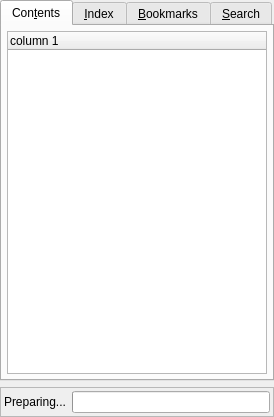
<ui version="4.0" >
 <author></author>
 <comment>*********************************************************************
**
** Copyright (C) 2009 Nokia Corporation and/or its subsidiary(-ies).
** All rights reserved.
** Contact: Nokia Corporation (qt-info@nokia.com)
**
** This file is part of the Qt Assistant of the Qt Toolkit.
**
** $QT_BEGIN_LICENSE:LGPL$
** No Commercial Usage
** This file contains pre-release code and may not be distributed.
** You may use this file in accordance with the terms and conditions
** contained in the Technology Preview License Agreement accompanying
** this package.
**
** GNU Lesser General Public License Usage
** Alternatively, this file may be used under the terms of the GNU Lesser
** General Public License version 2.1 as published by the Free Software
** Foundation and appearing in the file LICENSE.LGPL included in the
** packaging of this file.  Please review the following information to
** ensure the GNU Lesser General Public License version 2.1 requirements
** will be met: http://www.gnu.org/licenses/old-licenses/lgpl-2.1.html.
**
** In addition, as a special exception, Nokia gives you certain additional
** rights.  These rights are described in the Nokia Qt LGPL Exception
** version 1.1, included in the file LGPL_EXCEPTION.txt in this package.
**
** If you have questions regarding the use of this file, please contact
** Nokia at qt-info@nokia.com.
**
**
**
**
**
**
**
**
** $QT_END_LICENSE$
**
*********************************************************************</comment>
 <exportmacro></exportmacro>
 <class>HelpDialog</class>
 <widget class="QWidget" name="HelpDialog" >
  <property name="geometry" >
   <rect>
    <x>0</x>
    <y>0</y>
    <width>274</width>
    <height>417</height>
   </rect>
  </property>
  <property name="windowTitle" >
   <string>Help</string>
  </property>
  <property name="whatsThis" >
   <string>&lt;b>Help&lt;/b>&lt;p>Choose the topic you want help on from the contents list, or search the index for keywords.&lt;/p></string>
  </property>
  <layout class="QVBoxLayout" >
   <property name="margin" >
    <number>0</number>
   </property>
   <property name="spacing" >
    <number>6</number>
   </property>
   <item>
    <widget class="QTabWidget" name="tabWidget" >
     <property name="whatsThis" >
      <string>Displays help topics organized by category, index or bookmarks. Another tab inherits the full text search.</string>
     </property>
     <widget class="QWidget" name="contentPage" >
      <attribute name="title" >
       <string>Con&amp;tents</string>
      </attribute>
      <layout class="QVBoxLayout" >
       <property name="margin" >
        <number>5</number>
       </property>
       <property name="spacing" >
        <number>6</number>
       </property>
       <item>
        <widget class="QTreeWidget" name="listContents" >
         <property name="contextMenuPolicy" >
          <enum>Qt::CustomContextMenu</enum>
         </property>
         <property name="whatsThis" >
          <string>&lt;b>Help topics organized by category.&lt;/b>&lt;p>Double-click an item to see the topics in that category. To view a topic, just double-click it.&lt;/p></string>
         </property>
         <property name="rootIsDecorated" >
          <bool>true</bool>
         </property>
         <property name="uniformRowHeights" >
          <bool>true</bool>
         </property>
         <column>
          <property name="text" >
           <string>column 1</string>
          </property>
         </column>
        </widget>
       </item>
      </layout>
     </widget>
     <widget class="QWidget" name="indexPage" >
      <attribute name="title" >
       <string>&amp;Index</string>
      </attribute>
      <layout class="QVBoxLayout" >
       <property name="margin" >
        <number>5</number>
       </property>
       <property name="spacing" >
        <number>6</number>
       </property>
       <item>
        <widget class="QLabel" name="TextLabel1" >
         <property name="text" >
          <string>&amp;Look For:</string>
         </property>
         <property name="buddy" >
          <cstring>editIndex</cstring>
         </property>
        </widget>
       </item>
       <item>
        <widget class="QLineEdit" name="editIndex" >
         <property name="toolTip" >
          <string>Enter keyword</string>
         </property>
         <property name="whatsThis" >
          <string>&lt;b>Enter a keyword.&lt;/b>&lt;p>The list will select an item that matches the entered string best.&lt;/p></string>
         </property>
        </widget>
       </item>
       <item>
        <widget class="QListView" name="listIndex" >
         <property name="contextMenuPolicy" >
          <enum>Qt::CustomContextMenu</enum>
         </property>
         <property name="whatsThis" >
          <string>&lt;b>List of available help topics.&lt;/b>&lt;p>Double-click on an item to open its help page. If more than one is found, you must specify which page you want.&lt;/p></string>
         </property>
        </widget>
       </item>
      </layout>
     </widget>
     <widget class="QWidget" name="bookmarkPage" >
      <attribute name="title" >
       <string>&amp;Bookmarks</string>
      </attribute>
      <layout class="QVBoxLayout" >
       <property name="margin" >
        <number>5</number>
       </property>
       <property name="spacing" >
        <number>6</number>
       </property>
       <item>
        <widget class="QTreeWidget" name="listBookmarks" >
         <property name="contextMenuPolicy" >
          <enum>Qt::CustomContextMenu</enum>
         </property>
         <property name="whatsThis" >
          <string>Displays the list of bookmarks.</string>
         </property>
         <property name="uniformRowHeights" >
          <bool>true</bool>
         </property>
         <column>
          <property name="text" >
           <string>column 1</string>
          </property>
         </column>
        </widget>
       </item>
       <item>
        <layout class="QHBoxLayout" >
         <property name="margin" >
          <number>0</number>
         </property>
         <property name="spacing" >
          <number>6</number>
         </property>
         <item>
          <spacer>
           <property name="orientation" >
            <enum>Qt::Horizontal</enum>
           </property>
           <property name="sizeType" >
            <enum>QSizePolicy::Expanding</enum>
           </property>
           <property name="sizeHint" >
            <size>
             <width>20</width>
             <height>20</height>
            </size>
           </property>
          </spacer>
         </item>
         <item>
          <widget class="QPushButton" name="buttonAdd" >
           <property name="toolTip" >
            <string>Add new bookmark</string>
           </property>
           <property name="whatsThis" >
            <string>Add the currently displayed page as a new bookmark.</string>
           </property>
           <property name="text" >
            <string>&amp;New</string>
           </property>
          </widget>
         </item>
         <item>
          <widget class="QPushButton" name="buttonRemove" >
           <property name="toolTip" >
            <string>Delete bookmark</string>
           </property>
           <property name="whatsThis" >
            <string>Delete the selected bookmark.</string>
           </property>
           <property name="text" >
            <string>&amp;Delete</string>
           </property>
          </widget>
         </item>
        </layout>
       </item>
      </layout>
     </widget>
     <widget class="QWidget" name="searchPage" >
      <attribute name="title" >
       <string>&amp;Search</string>
      </attribute>
      <layout class="QGridLayout" >
       <property name="margin" >
        <number>5</number>
       </property>
       <property name="spacing" >
        <number>6</number>
       </property>
       <item row="3" column="0" >
        <spacer>
         <property name="orientation" >
          <enum>Qt::Vertical</enum>
         </property>
         <property name="sizeType" >
          <enum>QSizePolicy::Fixed</enum>
         </property>
         <property name="sizeHint" >
          <size>
           <width>20</width>
           <height>20</height>
          </size>
         </property>
        </spacer>
       </item>
       <item row="0" column="0" >
        <widget class="QLabel" name="TextLabel1_2" >
         <property name="text" >
          <string>Searching f&amp;or:</string>
         </property>
         <property name="buddy" >
          <cstring>termsEdit</cstring>
         </property>
        </widget>
       </item>
       <item row="1" column="0" >
        <widget class="QLineEdit" name="termsEdit" >
         <property name="toolTip" >
          <string>Enter searchword(s).</string>
         </property>
         <property name="whatsThis" >
          <string>&lt;b>Enter search word(s).&lt;/b>&lt;p>Enter here the word(s) you are looking for. The words may contain wildcards (*). For a sequence of words quote them.&lt;/p></string>
         </property>
        </widget>
       </item>
       <item row="5" column="0" >
        <widget class="QListWidget" name="resultBox" >
         <property name="contextMenuPolicy" >
          <enum>Qt::CustomContextMenu</enum>
         </property>
         <property name="whatsThis" >
          <string>&lt;b>Found documents&lt;/b>&lt;p>This list contains all found documents from the last search. The documents are ordered, i.e. the first document has the most matches.&lt;/p></string>
         </property>
        </widget>
       </item>
       <item row="4" column="0" >
        <widget class="QLabel" name="TextLabel2" >
         <property name="text" >
          <string>Found &amp;Documents:</string>
         </property>
         <property name="buddy" >
          <cstring>resultBox</cstring>
         </property>
        </widget>
       </item>
       <item row="2" column="0" >
        <layout class="QHBoxLayout" >
         <property name="margin" >
          <number>1</number>
         </property>
         <property name="spacing" >
          <number>6</number>
         </property>
         <item>
          <widget class="QPushButton" name="helpButton" >
           <property name="toolTip" >
            <string>Display the help page.</string>
           </property>
           <property name="whatsThis" >
            <string>Display the help page for the full text search.</string>
           </property>
           <property name="text" >
            <string>He&amp;lp</string>
           </property>
          </widget>
         </item>
         <item>
          <spacer>
           <property name="orientation" >
            <enum>Qt::Horizontal</enum>
           </property>
           <property name="sizeType" >
            <enum>QSizePolicy::Expanding</enum>
           </property>
           <property name="sizeHint" >
            <size>
             <width>61</width>
             <height>21</height>
            </size>
           </property>
          </spacer>
         </item>
         <item>
          <widget class="QPushButton" name="searchButton" >
           <property name="toolTip" >
            <string>Start searching.</string>
           </property>
           <property name="whatsThis" >
            <string>Pressing this button starts the search.</string>
           </property>
           <property name="text" >
            <string>&amp;Search</string>
           </property>
           <property name="enabled" >
            <bool>false</bool>
           </property>
          </widget>
         </item>
        </layout>
       </item>
      </layout>
     </widget>
    </widget>
   </item>
   <item>
    <widget class="QFrame" name="framePrepare" >
     <property name="frameShape" >
      <enum>QFrame::StyledPanel</enum>
     </property>
     <property name="frameShadow" >
      <enum>QFrame::Raised</enum>
     </property>
     <layout class="QHBoxLayout" >
      <property name="margin" >
       <number>3</number>
      </property>
      <property name="spacing" >
       <number>6</number>
      </property>
      <item>
       <widget class="QLabel" name="labelPrepare" >
        <property name="text" >
         <string>Preparing...</string>
        </property>
       </widget>
      </item>
      <item>
       <widget class="QProgressBar" name="progressPrepare" />
      </item>
     </layout>
    </widget>
   </item>
  </layout>
 </widget>
 <pixmapfunction></pixmapfunction>
 <tabstops>
  <tabstop>tabWidget</tabstop>
  <tabstop>listContents</tabstop>
  <tabstop>editIndex</tabstop>
  <tabstop>listIndex</tabstop>
  <tabstop>listBookmarks</tabstop>
  <tabstop>buttonAdd</tabstop>
  <tabstop>buttonRemove</tabstop>
  <tabstop>termsEdit</tabstop>
  <tabstop>searchButton</tabstop>
  <tabstop>helpButton</tabstop>
  <tabstop>resultBox</tabstop>
 </tabstops>
 <resources/>
 <connections/>
</ui>
